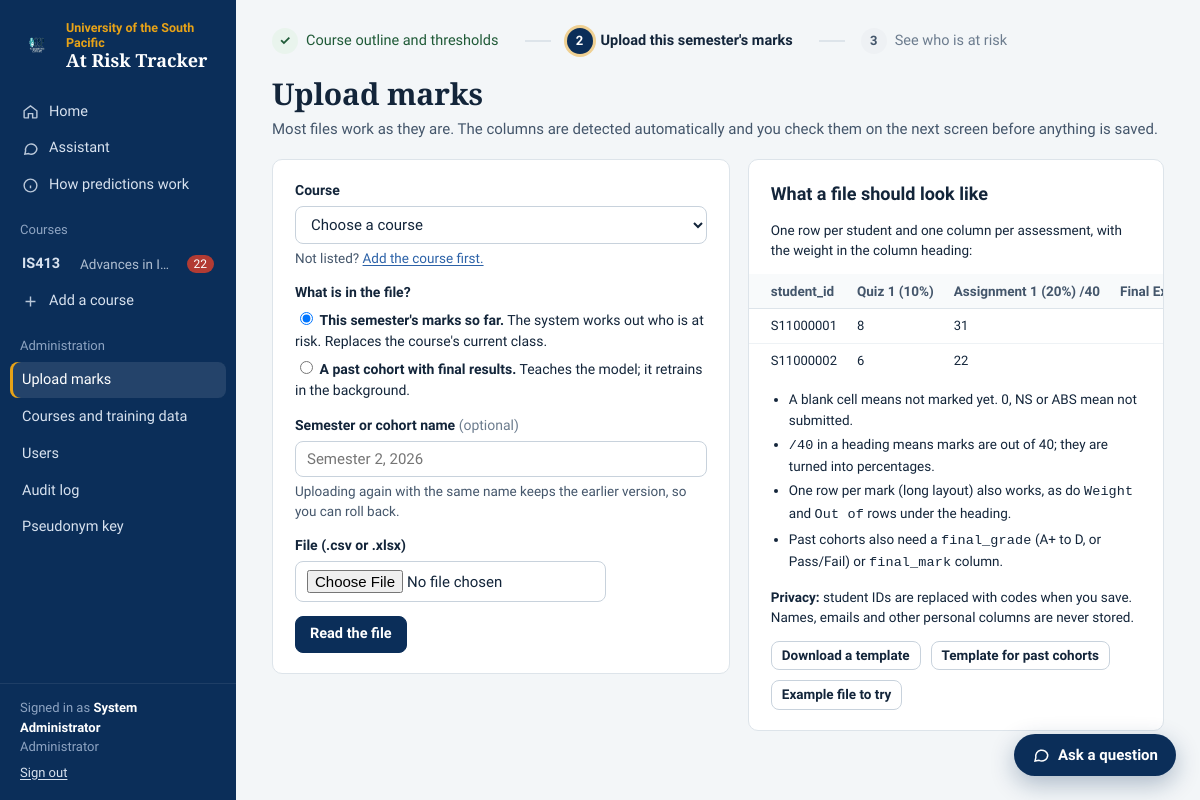
Page /admin/upload (signed in) on the committed database.
### tables this page shows
CREATE TABLE courses (
        id INTEGER PRIMARY KEY AUTOINCREMENT,
        code TEXT NOT NULL,
        name TEXT NOT NULL,
        semester TEXT,
        campus TEXT,
        risk_threshold REAL DEFAULT 0.40,
        borderline_threshold REAL DEFAULT 0.20,
        created_at TEXT
    , is_training INTEGER DEFAULT 0, outline_json TEXT);

CREATE TABLE users (
        id INTEGER PRIMARY KEY AUTOINCREMENT,
        username TEXT UNIQUE NOT NULL,
        full_name TEXT,
        password_hash TEXT NOT NULL,
        role TEXT NOT NULL DEFAULT 'lecturer'
    );

### app.py (the view, shortened to what this page needs)
@app.route("/admin/upload", methods=["GET", "POST"])
@admin_required
def admin_upload():
    courses = db.list_courses()
    return render_template("admin/upload.html", courses=db.list_courses(training=False),
                           library=db.list_courses(training=True), course_id=request.args.get("course_id", type=int),
                           kind=request.args.get("kind", "current"))

### analytics.py (called while the page is built, shortened)
def cached_summary(course_id):
    key = f"f{SUMMARY_FORMAT}|" + db.course_cache_key(course_id)
    hit = _summaries.get(course_id)
    if hit and hit[0] == key:
        return hit[1]

### app.py (called while the page is built)
def login_required(view):
    @wraps(view)
    def wrapper(*args, **kwargs):
        if not g.user:
            return redirect(url_for("login", next=request.path))
        return view(*args, **kwargs)
    return wrapper

def admin_required(view):
    @wraps(view)
    @login_required
    def wrapper(*args, **kwargs):
        if g.user["role"] != "admin":
            abort(403)
        return view(*args, **kwargs)
    return wrapper

@app.before_request
def load_user():
    g.user = db.get_user(session["user_id"]) if session.get("user_id") else None

@app.context_processor
def inject():
    user = g.get("user")
    courses = db.courses_for_user(user) if user else []
    counts = {}
    for c in courses:
        try:
            counts[c["id"]] = analytics.cached_summary(c["id"])["counts"]["At Risk"]
        except Exception:
            counts[c["id"]] = 0
    is_admin = bool(user and user["role"] == "admin")
    return {"all_courses": courses, "nav_counts": counts, "GRADES": config.GRADES, "TYPES": config.TYPES,
            "is_admin": is_admin, "hosted_notice": config.IS_VERCEL and is_admin}

### database.py (called while the page is built)
def conn():
    c = sqlite3.connect(DB_PATH, timeout=30)
    c.row_factory = sqlite3.Row
    c.execute("PRAGMA foreign_keys = ON")
    return c

def _rows(sql, args=()):
    c = conn()
    rows = c.execute(sql, args).fetchall()
    c.close()
    return [dict(r) for r in rows]

def _row(sql, args=()):
    rows = _rows(sql, args)
    return rows[0] if rows else None

def get_user(user_id):
    return _row("SELECT * FROM users WHERE id=?", (user_id,))

def list_courses(training=None):
    if training is None:
        return _rows("SELECT * FROM courses ORDER BY code, id")
    return _rows("SELECT * FROM courses WHERE COALESCE(is_training, 0)=? ORDER BY code, id", (1 if training else 0,))

def courses_for_user(user):
    if user["role"] == "admin":
        return list_courses(training=False)
    return _rows("""SELECT c.* FROM courses c JOIN course_lecturers l ON l.course_id=c.id
                    WHERE l.user_id=? AND COALESCE(c.is_training, 0)=0 ORDER BY c.code, c.id""", (user["id"],))

def get_course(course_id):
    return _row("SELECT * FROM courses WHERE id=?", (course_id,))

### templates/admin/upload.html (shortened to what this page needs)
{% extends "base.html" %}
{% block content %}
{% set chosen = (courses|selectattr('id', 'equalto', course_id)|first) if course_id else none %}
{% if kind == 'current' %}{% set step = 2 %}{% include "_steps.html" %}{% endif %}
<h1>Upload marks</h1>
<p class="lede-note">Most files work as they are. The columns are detected automatically and you check them on the next screen before anything is saved.</p>
<div class="split">
  <section class="card">
    <form method="post" enctype="multipart/form-data">
      <div class="field"><label for="course">Course</label>
        <select id="course" name="course_id" required style="width:100%">
          <option value="">Choose a course</option>
        </select>
        <div class="hint">Not listed? <a href="{{ url_for('course_new') }}">Add the course first.</a></div></div>
      <div class="field"><label>What is in the file?</label>
        <label style="font-weight:400;display:block;margin:6px 0"><input type="radio" name="kind" value="current" {{ 'checked' if kind != 'historical' }}> <b>This semester's marks so far.</b> The system works out who is at risk. Replaces the course's current class.</label>
        <label style="font-weight:400;display:block;margin:6px 0"><input type="radio" name="kind" value="historical" {{ 'checked' if kind == 'historical' }}> <b>A past cohort with final results.</b> Teaches the model; it retrains in the background.</label></div>
      <div class="field"><label for="label">Semester or cohort name <span class="muted" style="font-weight:400">(optional)</span></label><input id="label" type="text" name="label" placeholder="Semester 2, 2026" style="width:100%">
        <div class="hint">Uploading again with the same name keeps the earlier version, so you can roll back.</div></div>
      <div class="field"><label for="file">File (.csv or .xlsx)</label><input id="file" type="file" name="file" accept=".csv,.xlsx,.xls" required></div>
      <button class="btn btn-primary">Read the file</button>
    </form>
  </section>
  <section class="card">
    <h2>What a file should look like</h2>
    <p class="small">One row per student and one column per assessment, with the weight in the column heading:</p>
    <div class="table-wrap" style="margin-bottom:12px"><table class="compact preview-table">
      <thead><tr><th>student_id</th><th>Quiz 1 (10%)</th><th>Assignment 1 (20%) /40</th><th>Final Exam (50%)</th></tr></thead>
      <tbody><tr><td>S11000001</td><td>8</td><td>31</td><td></td></tr><tr><td>S11000002</td><td>6</td><td>22</td><td></td></tr></tbody></table></div>
    <ul class="reason-list small">
      <li>A blank cell means not marked yet. 0, NS or ABS mean not submitted.</li>
      <li><span class="mono">/40</span> in a heading means marks are out of 40; they are turned into percentages.</li>
      <li>One row per mark (long layout) also works, as do <span class="mono">Weight</span> and <span class="mono">Out of</span> rows under the heading.</li>
      <li>Past cohorts also need a <span class="mono">final_grade</span> (A+ to D, or Pass/Fail) or <span class="mono">final_mark</span> column.</li>
    </ul>
    <p class="small"><b>Privacy:</b> student IDs are replaced with codes when you save. Names, emails and other personal columns are never stored.</p>
    <div class="row">
      <a class="btn btn-sm" href="{{ url_for('admin_template', kind='current') }}">Download a template</a>
      <a class="btn btn-sm" href="{{ url_for('admin_template', kind='historical') }}">Template for past cohorts</a>
      <a class="btn btn-sm" href="{{ url_for('static', filename='examples/IS413_semester_marks.csv') }}">Example file to try</a>
    </div>
  </section>
</div>
{% endblock %}

### templates/base.html (shortened to what this page needs)
<!DOCTYPE html>
<html lang="en">
<head>
<link rel="stylesheet" href="{{ url_for('static', filename='style.css') }}?v=3">
</head>
<body>
{% set ep = request.endpoint %}
<div class="shell">
  <aside class="sidebar" id="sidebar">
    <a class="brand" href="{{ url_for('overview') }}">
      <img src="{{ url_for('static', filename='logo.png') }}" alt="">
      <div><div class="usp">University of the South Pacific</div><div class="product">At Risk Tracker</div></div>
    </a>
    <nav class="nav" aria-label="Main">
      <a href="{{ url_for('overview') }}" class="{{ 'active' if ep == 'overview' }}">
        <svg viewBox="0 0 24 24" fill="none" stroke="currentColor" stroke-width="2"><path d="M3 11l9-7 9 7v9a1 1 0 0 1-1 1h-5v-6h-6v6H4a1 1 0 0 1-1-1z"/></svg>Home</a>
      <a href="{{ url_for('assistant_view') }}" class="{{ 'active' if ep == 'assistant_view' }}">
        <svg viewBox="0 0 24 24" fill="none" stroke="currentColor" stroke-width="2"><path d="M21 12a8 8 0 0 1-11.6 7.1L4 20l1.1-4.6A8 8 0 1 1 21 12z"/></svg>Assistant</a>
      <a href="{{ url_for('model_view') }}" class="{{ 'active' if ep == 'model_view' }}">
        <svg viewBox="0 0 24 24" fill="none" stroke="currentColor" stroke-width="2"><circle cx="12" cy="12" r="9"/><path d="M12 16v-4M12 8h.01"/></svg>How predictions work</a>
      <div class="nav-section">{{ 'Courses' if is_admin else 'My courses' }}</div>
      {% for c in all_courses %}
        {% set here = course is defined and course and course.id == c.id %}
        <a href="{{ url_for('course_dashboard', course_id=c.id) }}" class="{{ 'active' if here and ep in ('course_dashboard', 'student_view') }}" title="{{ c.name }}">
          <span class="code">{{ c.code }}</span><span style="opacity:.8;font-size:13.5px;white-space:nowrap;overflow:hidden;text-overflow:ellipsis">{{ c.name }}</span>
          {% if nav_counts.get(c.id) %}<span class="count" title="Students at risk">{{ nav_counts[c.id] }}</span>{% endif %}</a>
      {% else %}
        <div class="small" style="padding:6px 20px;opacity:.7">No courses yet.</div>
      {% endfor %}
      <a href="{{ url_for('course_new') }}" class="{{ 'active' if ep == 'course_new' }}">
        <svg viewBox="0 0 24 24" fill="none" stroke="currentColor" stroke-width="2"><path d="M12 5v14M5 12h14"/></svg>Add a course</a>
      {% if is_admin %}
      <div class="nav-section">Administration</div>
      <a href="{{ url_for('admin_upload') }}" class="{{ 'active' if ep in ('admin_upload', 'admin_mapping') }}">Upload marks</a>
      <a href="{{ url_for('admin_home') }}" class="{{ 'active' if ep == 'admin_home' }}">Courses and training data</a>
      <a href="{{ url_for('users') }}" class="{{ 'active' if ep == 'users' }}">Users</a>
      <a href="{{ url_for('admin_audit') }}" class="{{ 'active' if ep == 'admin_audit' }}">Audit log</a>
      <a href="{{ url_for('admin_reidentify') }}" class="{{ 'active' if ep == 'admin_reidentify' }}">Pseudonym key</a>
      {% endif %}
    </nav>
    <div class="sidebar-footer">
      Signed in as <b>{{ g.user.full_name or g.user.username }}</b><br>
      {{ 'Administrator' if is_admin else 'Lecturer' }}<br>
      <span class="row" style="gap:14px;margin-top:6px">{% if not is_admin %}<a href="{{ url_for('users') }}">Change password</a>{% endif %}<a href="{{ url_for('logout') }}">Sign out</a></span>
    </div>
  </aside>
  <div class="main">
    <main class="content" id="content">
      {% block content %}{% endblock %}
    </main>
  </div>
</div>
{% if ep != 'assistant_view' and all_courses %}
<button class="fab no-print" type="button" id="fab" aria-expanded="false" aria-controls="drawer">
  <svg viewBox="0 0 24 24" fill="none" stroke="currentColor" stroke-width="2"><path d="M21 12a8 8 0 0 1-11.6 7.1L4 20l1.1-4.6A8 8 0 1 1 21 12z"/></svg><span>Ask a question</span></button>
{% endif %}
</body>
</html>

### rows in the picture
courses: code "IS413", name "Advances in ICT", nav_counts "22"
users: user "System Administrator"

### other values in the picture
{{ 'Courses' if is_admin else 'My courses' }} "Courses"
{{ 'Administrator' if is_admin else 'Lecturer' }} "Administrator"
{{ '&#10003;'|safe if loop.index < step else loop.index }} "✓" "2" "3"
{{ label }} "Course outline and thresholds" "Upload this semester's marks" "See who is at risk"
